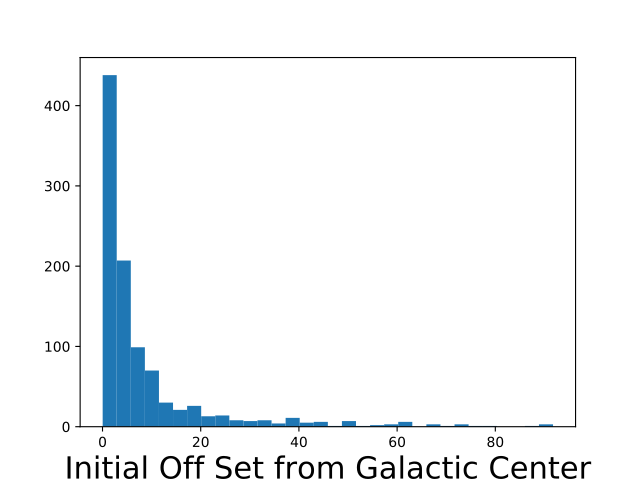

Recreate this plot in Python.
from astro_traj.galaxy import Hernquist_NFW
from astro_traj import constr_dict
from astro_traj.sample import Sample
import numpy as np
from matplotlib import use
use('agg')
import matplotlib.pyplot as plt
font = {'size': 22}

samples = 'posterior_samples.dat'
Galaxy = constr_dict.galaxy('NGC', samples, 2.8, 5, 0.679)
gal = Hernquist_NFW(Galaxy['Mspiral'], Galaxy['Mbulge'], Galaxy['Mhalo'], Galaxy['R_eff'], 0.679, rcut=100)
samp = Sample(gal)
Nsys = 1000
bins = int(np.round(np.sqrt(Nsys)))

PDFR = samp.initialize_R()
R_dist = samp.sample_R(PDFR, Nsys)

plot, ax1 = plt.subplots(1, sharex=True)
ax1.hist(R_dist, bins=bins)
ax1.set_xlabel('Initial Off Set from Galactic Center', fontdict=font)
plot.show()
